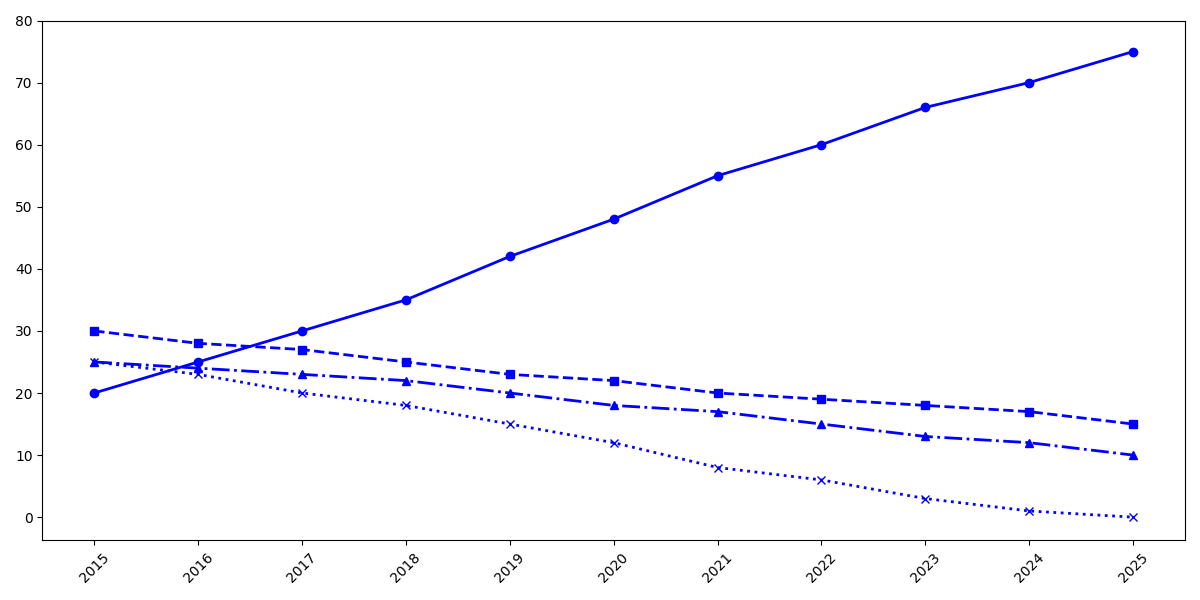

Python code for this plot:
import matplotlib.pyplot as plt
import numpy as np

years = np.array(list(range(2015, 2026)))
python_popularity = [20, 25, 30, 35, 42, 48, 55, 60, 66, 70, 75]
javascript_popularity = [30, 28, 27, 25, 23, 22, 20, 19, 18, 17, 15]
java_popularity = [25, 24, 23, 22, 20, 18, 17, 15, 13, 12, 10]
cpp_popularity = [25, 23, 20, 18, 15, 12, 8, 6, 3, 1, 0]

plt.figure(figsize=(12, 6))
consistent_color = 'blue'
plt.plot(years, python_popularity, marker='o', linestyle='-', color=consistent_color, linewidth=2)
plt.plot(years, javascript_popularity, marker='s', linestyle='--', color=consistent_color, linewidth=2)
plt.plot(years, java_popularity, marker='^', linestyle='-.', color=consistent_color, linewidth=2)
plt.plot(years, cpp_popularity, marker='x', linestyle=':', color=consistent_color, linewidth=2)

plt.xticks(years, rotation=45)
plt.yticks(range(0, 81, 10))

plt.tight_layout()
plt.show()
